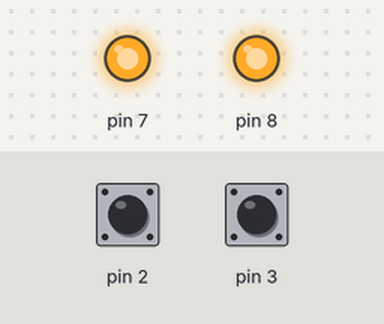
The sketch below on a simulated Arduino Uno, built with avr-gcc and run on an emulated ATmega328P. Parts: output pins drawn as LEDs (lit = HIGH). The test bench sets the inputs (shaded band); at power-on: pin 2 HIGH, pin 3 HIGH.

Above: at 1.2 s.
1.3 s: pin 2 pulled LOW for 0.15 s
At 1.37 s:
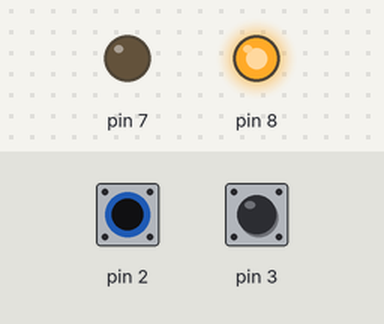
2.9 s: pin 3 pulled LOW for 0.15 s
At 2.97 s:
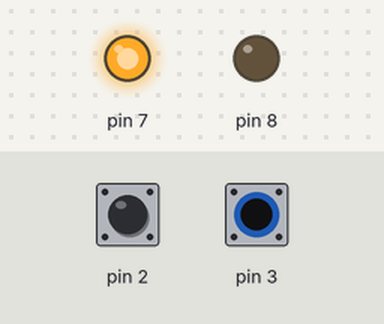
4.5 s: pin 3 pulled LOW for 3.2 s
At 8.0 s:
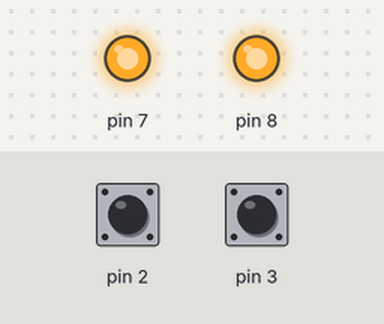
9.2 s: pin 2 pulled LOW for 3.2 s
At 10.3 s:
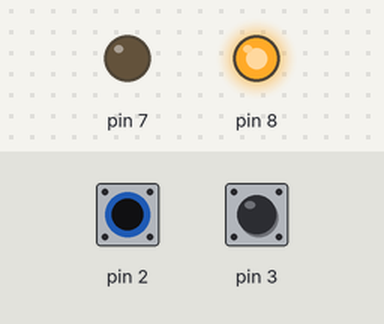
Timing chart, 0 to 13.9 s (numbered marks = the images above; inputs shaded):
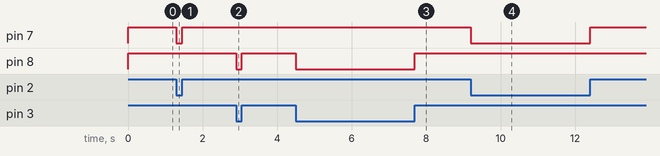

Measured:
- after the input at 1.3 s, pin 7: HIGH → LOW at once, → HIGH 0.15 s later
- after the input at 2.9 s, pin 8: HIGH → LOW at once, → HIGH 0.15 s later
- after the input at 4.5 s, pin 8: HIGH → LOW at once, → HIGH 3.2 s later
- after the input at 9.2 s, pin 7: HIGH → LOW at once, → HIGH 3.2 s later

The sketch:

2channel_relaymodule_actuator.ino
```cpp
// 스위치 2개로 모터 앞 뒤 구동

void setup(){
  pinMode(7,OUTPUT);
  pinMode(8,OUTPUT);
  pinMode(2, INPUT_PULLUP);
  pinMode(3, INPUT_PULLUP);

  digitalWrite(7,HIGH);
  digitalWrite(8,HIGH);

  }

void loop(){
  if(digitalRead(2)==HIGH & digitalRead(3)==LOW){
    digitalWrite(7,HIGH);
    digitalWrite(8,LOW);
  }
  else if (digitalRead(2)==LOW & digitalRead(3)==HIGH){
    digitalWrite(7,LOW);
    digitalWrite(8,HIGH);
  }
  else{
    digitalWrite(7,HIGH);
    digitalWrite(8,HIGH);

  }
}
```
